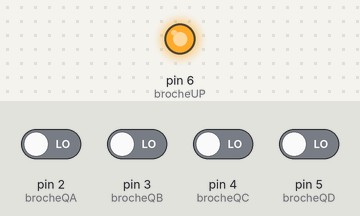
This sketch was run on a simulated Arduino Uno, built with avr-gcc and run on an emulated ATmega328P. Shown: output pins drawn as LEDs (lit = HIGH). The inputs (shaded band) are chosen by the test bench; at power-on: pin 2 (brocheQA), pin 3 (brocheQB), pin 4 (brocheQC), pin 5 (brocheQD) LOW. What the sketch prints to the serial monitor is not drawn.

Above: at 0.1 s.
Timing chart, 0 to 1.6 s (numbered marks = the images above):
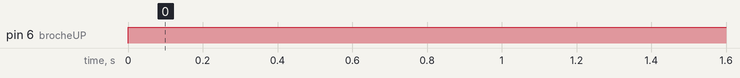

Measured:
- by itself, pin 6 (brocheUP): LOW → HIGH at 0.00 s

The sketch:

Binary_Counter.ino
```cpp
// définition des broches utilisées
const int brocheQA = 2;
const int brocheQB = 3;
const int brocheQC = 4;
const int brocheQD = 5;
const int brocheUP = 6;

void setup() {

  // une sortie pour contrôler l'entrée du 74LS193
  pinMode(brocheUP, OUTPUT);
  digitalWrite(brocheUP, HIGH);

  // 4 entrées pour lire les sorties du 74LS193.
  pinMode(brocheQA, INPUT);
  pinMode(brocheQB, INPUT);
  pinMode(brocheQC, INPUT);
  pinMode(brocheQD, INPUT);

  // initialisation de la communication série
  Serial.begin(9600);
  Serial.println("Test du compteur SN74LS193");
  Serial.println("");
}

void loop() {

  // envoi d'une impulsion: la tension prend brièvement
  // une valeur nulle avant de redevenir 5 V.
  digitalWrite(brocheUP, LOW);
  digitalWrite(brocheUP, HIGH);

  // Lecture des 4 sortiers du SN74LS193 et affichage
  // dans le moniteur série
  Serial.print("QD: ");
  Serial.print(digitalRead(brocheQD));
  Serial.print("   QC: ");
  Serial.print(digitalRead(brocheQC));
  Serial.print("   QB: ");
  Serial.print(digitalRead(brocheQB));
  Serial.print("   QA: ");
  Serial.println(digitalRead(brocheQA));

  delay(1000); // on ralentit exagérément le processus pour avoir le temps de voir ce qui se passe

}
```
